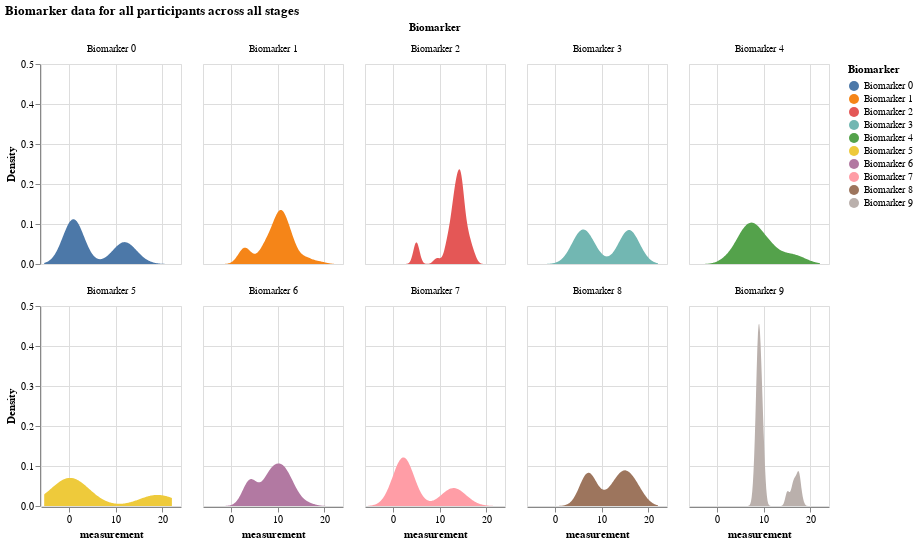

The cell this chart's notebook holds for it:
### Markdown cell above
## Visualizing simulated results

With the above data structure, we can visualize the following data:

- Distribution of all biomarker values by biomarker
- Distribution of all biomarker values when the participant is at a certain disease stage
- Comparing a certain biomarker data 
- A certain participant's data

### Distribution of all biomarker values by biomarker

### Code cell
df = pd.DataFrame(X, columns = [f"Biomarker {i}" for i in range(N)])

# make this dataframe wide to long 
df_long = df.melt(var_name = "Biomarker", value_name="Value")

# exapand the value column into a dataframe
values_df = df_long['Value'].apply(pd.Series)
values_df.columns = ['participant', 'measurement', 'k_j', 'S_n', 'drawn_from']

# join values_df with df_long
df_expanded = df_long.drop('Value', axis = 1).join(values_df)

alt.Chart(df_expanded).transform_density(
    'measurement',
    as_=['measurement', 'Density'],
    groupby=['Biomarker']
).mark_area().encode(
    x="measurement:Q",
    y="Density:Q",
    facet = alt.Facet(
        "Biomarker:N",
        columns = 5
    ),
    color=alt.Color(
        'Biomarker:N'
    )
).properties(
    width= 140,
    height = 200,
).properties(
    title='Biomarker data for all participants across all stages'
)

### Figure 1 — Vega-Lite specification as saved in the notebook (floating-point values rounded to 4 significant figures; data arrays with more than 128 entries replaced by an {"elided": "..."} marker saying what was removed)
{"config": {"view": {"continuousWidth": 300, "continuousHeight": 300}}, "data": {"name": "data-6e71ff0243f241f1bbd93682df011d76"}, "mark": {"type": "area"}, "encoding": {"color": {"field": "Biomarker", "type": "nominal"}, "facet": {"columns": 5, "field": "Biomarker", "type": "nominal"}, "x": {"field": "measurement", "type": "quantitative"}, "y": {"field": "Density", "type": "quantitative"}}, "height": 200, "title": "Biomarker data for all participants across all stages", "transform": [{"density": "measurement", "groupby": ["Biomarker"], "as": ["measurement", "Density"]}], "width": 140, "$schema": "https://vega.github.io/schema/vega-lite/v5.16.3.json", "datasets": {"data-6e71ff0243f241f1bbd93682df011d76": {"elided": "1000 records"}}}
